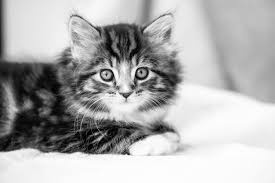
#> input picture Photos/blackandwhitecat.jpeg, 275 x 183 px
$ python 7geleneksel_goruntu_isleme_yontemleri3.py
#> lines starting #> are read from the running program, lines starting #| are printed output that depends on the picture; after the words box and inside, x2 and y2 are one past the last pixel; in counts of white or black regions, pixels touching at a corner belong together
import cv2 as cv
#Piksellerin eşit değerlerini belirler. Eşik değerin altında kalanlar 0'a dönüştürülür.
#Üstünde kalanlar ise max olarak belirlediğimiz değere çıkarılır.
#Gri tonlamalı görüntüler tercih edilir.


#SIMPLE TRESHOLDING
img = cv.imread("../Photos/blackandwhitecat.jpeg")
#> img is the input picture: shape (183, 275, 3); min 0, max 255, mean 176.7

ret, thresh1 = cv.threshold(img, 127, 255, cv.THRESH_BINARY)
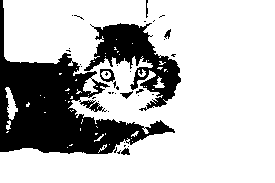
#> thresh1: shape (183, 275, 3); 74.1% white; 37 black regions (30 under 20 px), largest, box (x1, y1, x2, y2) and area: (0, 0, 175, 154) 9356, (84, 23, 181, 111) 3301, (100, 69, 115, 82) 97
ret, thresh2 = cv.threshold(img, 127, 255, cv.THRESH_BINARY_INV)
ret, thresh3 = cv.threshold(img, 50, 255, cv.THRESH_BINARY)
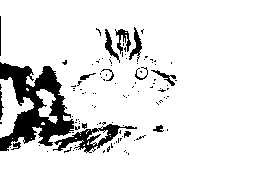
#> thresh3: shape (183, 275, 3); 89.8% white; 111 black regions (96 under 20 px), largest, box (x1, y1, x2, y2) and area: (0, 62, 74, 151) 3095, (53, 124, 137, 153) 743, (129, 27, 142, 62) 171

cv.imshow("original", img)
cv.imshow("thresh1", thresh1)
cv.imshow("thresh2", thresh2)
cv.imshow("thresh3", thresh3)

cv.waitKey(0)
cv.destroyAllWindows()

$ run again, with Photos/cars.jpg copied over Photos/blackandwhitecat.jpeg
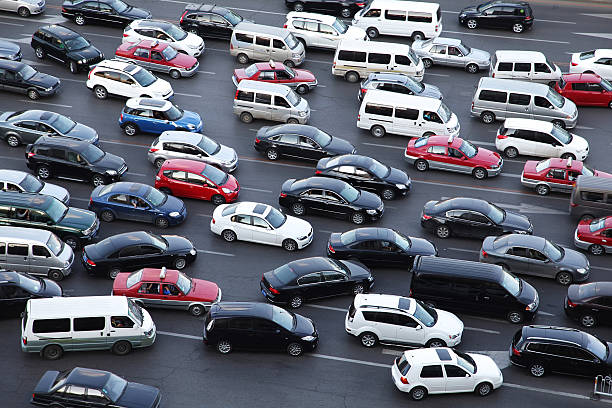
#> input picture Photos/cars.jpg, 612 x 408 px
#> img is the input picture: shape (408, 612, 3); mean B, G, R 113.9, 102.4, 100.1
#> `ret, thresh2 = cv.threshold(img, 127, 255, cv.THRESH_BINARY_INV)`:
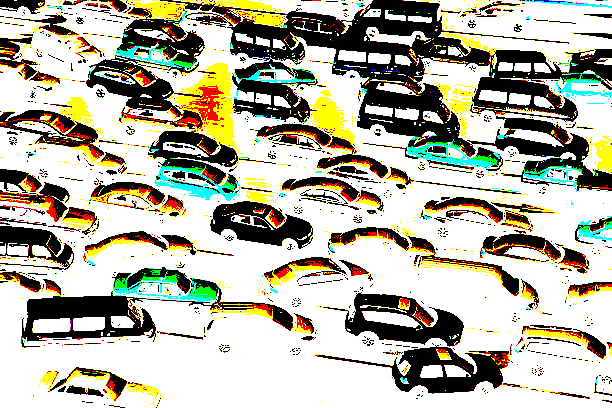
#> thresh2: shape (408, 612, 3); mean B, G, R 162, 179.1, 181.2
#> `ret, thresh3 = cv.threshold(img, 50, 255, cv.THRESH_BINARY)`:
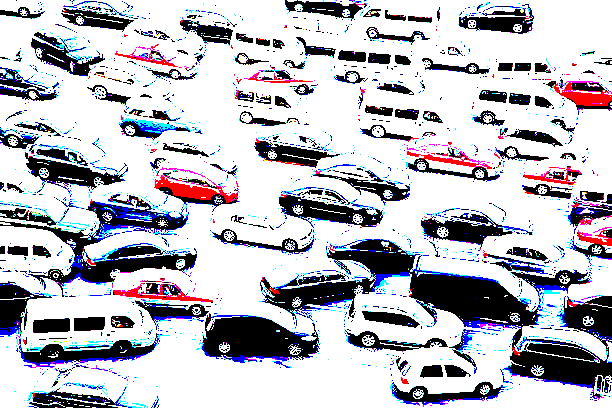
#> thresh3: shape (408, 612, 3); mean B, G, R 195.6, 186.3, 186.9
